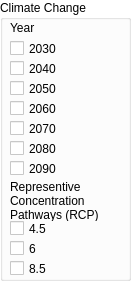
  <widget class="QGroupBox" name="groupBox_CC">
   <property name="geometry">
    <rect>
     <x>250</x>
     <y>60</y>
     <width>131</width>
     <height>281</height>
    </rect>
   </property>
   <property name="palette">
    <palette>
     <active>
      <colorrole role="WindowText">
       <brush brushstyle="SolidPattern">
        <color alpha="255">
         <red>0</red>
         <green>0</green>
         <blue>0</blue>
        </color>
       </brush>
      </colorrole>
      <colorrole role="Button">
       <brush brushstyle="SolidPattern">
        <color alpha="255">
         <red>255</red>
         <green>255</green>
         <blue>255</blue>
        </color>
       </brush>
      </colorrole>
      <colorrole role="Light">
       <brush brushstyle="SolidPattern">
        <color alpha="255">
         <red>255</red>
         <green>255</green>
         <blue>255</blue>
        </color>
       </brush>
      </colorrole>
      <colorrole role="Midlight">
       <brush brushstyle="SolidPattern">
        <color alpha="255">
         <red>255</red>
         <green>255</green>
         <blue>255</blue>
        </color>
       </brush>
      </colorrole>
      <colorrole role="Dark">
       <brush brushstyle="SolidPattern">
        <color alpha="255">
         <red>127</red>
         <green>127</green>
         <blue>127</blue>
        </color>
       </brush>
      </colorrole>
      <colorrole role="Mid">
       <brush brushstyle="SolidPattern">
        <color alpha="255">
         <red>170</red>
         <green>170</green>
         <blue>170</blue>
        </color>
       </brush>
      </colorrole>
      <colorrole role="Text">
       <brush brushstyle="SolidPattern">
        <color alpha="255">
         <red>0</red>
         <green>0</green>
         <blue>0</blue>
        </color>
       </brush>
      </colorrole>
      <colorrole role="BrightText">
       <brush brushstyle="SolidPattern">
        <color alpha="255">
         <red>255</red>
         <green>255</green>
         <blue>255</blue>
        </color>
       </brush>
      </colorrole>
      <colorrole role="ButtonText">
       <brush brushstyle="SolidPattern">
        <color alpha="255">
         <red>0</red>
         <green>0</green>
         <blue>0</blue>
        </color>
       </brush>
      </colorrole>
      <colorrole role="Base">
       <brush brushstyle="SolidPattern">
        <color alpha="255">
         <red>255</red>
         <green>255</green>
         <blue>255</blue>
        </color>
       </brush>
      </colorrole>
      <colorrole role="Window">
       <brush brushstyle="SolidPattern">
        <color alpha="255">
         <red>255</red>
         <green>255</green>
         <blue>255</blue>
        </color>
       </brush>
      </colorrole>
      <colorrole role="Shadow">
       <brush brushstyle="SolidPattern">
        <color alpha="255">
         <red>0</red>
         <green>0</green>
         <blue>0</blue>
        </color>
       </brush>
      </colorrole>
      <colorrole role="AlternateBase">
       <brush brushstyle="SolidPattern">
        <color alpha="255">
         <red>255</red>
         <green>255</green>
         <blue>255</blue>
        </color>
       </brush>
      </colorrole>
      <colorrole role="ToolTipBase">
       <brush brushstyle="SolidPattern">
        <color alpha="255">
         <red>255</red>
         <green>255</green>
         <blue>220</blue>
        </color>
       </brush>
      </colorrole>
      <colorrole role="ToolTipText">
       <brush brushstyle="SolidPattern">
        <color alpha="255">
         <red>0</red>
         <green>0</green>
         <blue>0</blue>
        </color>
       </brush>
      </colorrole>
     </active>
     <inactive>
      <colorrole role="WindowText">
       <brush brushstyle="SolidPattern">
        <color alpha="255">
         <red>0</red>
         <green>0</green>
         <blue>0</blue>
        </color>
       </brush>
      </colorrole>
      <colorrole role="Button">
       <brush brushstyle="SolidPattern">
        <color alpha="255">
         <red>255</red>
         <green>255</green>
         <blue>255</blue>
        </color>
       </brush>
      </colorrole>
      <colorrole role="Light">
       <brush brushstyle="SolidPattern">
        <color alpha="255">
         <red>255</red>
         <green>255</green>
         <blue>255</blue>
        </color>
       </brush>
      </colorrole>
      <colorrole role="Midlight">
       <brush brushstyle="SolidPattern">
        <color alpha="255">
         <red>255</red>
         <green>255</green>
         <blue>255</blue>
        </color>
       </brush>
      </colorrole>
      <colorrole role="Dark">
       <brush brushstyle="SolidPattern">
        <color alpha="255">
         <red>127</red>
         <green>127</green>
         <blue>127</blue>
        </color>
       </brush>
      </colorrole>
      <colorrole role="Mid">
       <brush brushstyle="SolidPattern">
        <color alpha="255">
         <red>170</red>
         <green>170</green>
         <blue>170</blue>
        </color>
       </brush>
      </colorrole>
      <colorrole role="Text">
       <brush brushstyle="SolidPattern">
        <color alpha="255">
         <red>0</red>
         <green>0</green>
         <blue>0</blue>
        </color>
       </brush>
      </colorrole>
      <colorrole role="BrightText">
       <brush brushstyle="SolidPattern">
        <color alpha="255">
         <red>255</red>
         <green>255</green>
         <blue>255</blue>
        </color>
       </brush>
      </colorrole>
      <colorrole role="ButtonText">
       <brush brushstyle="SolidPattern">
        <color alpha="255">
         <red>0</red>
         <green>0</green>
         <blue>0</blue>
        </color>
       </brush>
      </colorrole>
      <colorrole role="Base">
       <brush brushstyle="SolidPattern">
        <color alpha="255">
         <red>255</red>
         <green>255</green>
         <blue>255</blue>
        </color>
       </brush>
      </colorrole>
      <colorrole role="Window">
       <brush brushstyle="SolidPattern">
        <color alpha="255">
         <red>255</red>
         <green>255</green>
         <blue>255</blue>
        </color>
       </brush>
      </colorrole>
      <colorrole role="Shadow">
       <brush brushstyle="SolidPattern">
        <color alpha="255">
         <red>0</red>
         <green>0</green>
         <blue>0</blue>
        </color>
       </brush>
      </colorrole>
      <colorrole role="AlternateBase">
       <brush brushstyle="SolidPattern">
        <color alpha="255">
         <red>255</red>
         <green>255</green>
         <blue>255</blue>
        </color>
       </brush>
      </colorrole>
      <colorrole role="ToolTipBase">
       <brush brushstyle="SolidPattern">
        <color alpha="255">
         <red>255</red>
         <green>255</green>
         <blue>220</blue>
        </color>
       </brush>
      </colorrole>
      <colorrole role="ToolTipText">
       <brush brushstyle="SolidPattern">
        <color alpha="255">
         <red>0</red>
         <green>0</green>
         <blue>0</blue>
        </color>
       </brush>
      </colorrole>
     </inactive>
     <disabled>
      <colorrole role="WindowText">
       <brush brushstyle="SolidPattern">
        <color alpha="255">
         <red>127</red>
         <green>127</green>
         <blue>127</blue>
        </color>
       </brush>
      </colorrole>
      <colorrole role="Button">
       <brush brushstyle="SolidPattern">
        <color alpha="255">
         <red>255</red>
         <green>255</green>
         <blue>255</blue>
        </color>
       </brush>
      </colorrole>
      <colorrole role="Light">
       <brush brushstyle="SolidPattern">
        <color alpha="255">
         <red>255</red>
         <green>255</green>
         <blue>255</blue>
        </color>
       </brush>
      </colorrole>
      <colorrole role="Midlight">
       <brush brushstyle="SolidPattern">
        <color alpha="255">
         <red>255</red>
         <green>255</green>
         <blue>255</blue>
        </color>
       </brush>
      </colorrole>
      <colorrole role="Dark">
       <brush brushstyle="SolidPattern">
        <color alpha="255">
         <red>127</red>
         <green>127</green>
         <blue>127</blue>
        </color>
       </brush>
      </colorrole>
      <colorrole role="Mid">
       <brush brushstyle="SolidPattern">
        <color alpha="255">
         <red>170</red>
         <green>170</green>
         <blue>170</blue>
        </color>
       </brush>
      </colorrole>
      <colorrole role="Text">
       <brush brushstyle="SolidPattern">
        <color alpha="255">
         <red>127</red>
         <green>127</green>
         <blue>127</blue>
        </color>
       </brush>
      </colorrole>
      <colorrole role="BrightText">
       <brush brushstyle="SolidPattern">
        <color alpha="255">
         <red>255</red>
         <green>255</green>
         <blue>255</blue>
        </color>
       </brush>
      </colorrole>
      <colorrole role="ButtonText">
       <brush brushstyle="SolidPattern">
        <color alpha="255">
         <red>127</red>
         <green>127</green>
         <blue>127</blue>
        </color>
       </brush>
      </colorrole>
      <colorrole role="Base">
       <brush brushstyle="SolidPattern">
        <color alpha="255">
         <red>255</red>
         <green>255</green>
         <blue>255</blue>
        </color>
       </brush>
      </colorrole>
      <colorrole role="Window">
       <brush brushstyle="SolidPattern">
        <color alpha="255">
         <red>255</red>
         <green>255</green>
         <blue>255</blue>
        </color>
       </brush>
      </colorrole>
      <colorrole role="Shadow">
       <brush brushstyle="SolidPattern">
        <color alpha="255">
         <red>0</red>
         <green>0</green>
         <blue>0</blue>
        </color>
       </brush>
      </colorrole>
      <colorrole role="AlternateBase">
       <brush brushstyle="SolidPattern">
        <color alpha="255">
         <red>255</red>
         <green>255</green>
         <blue>255</blue>
        </color>
       </brush>
      </colorrole>
      <colorrole role="ToolTipBase">
       <brush brushstyle="SolidPattern">
        <color alpha="255">
         <red>255</red>
         <green>255</green>
         <blue>220</blue>
        </color>
       </brush>
      </colorrole>
      <colorrole role="ToolTipText">
       <brush brushstyle="SolidPattern">
        <color alpha="255">
         <red>0</red>
         <green>0</green>
         <blue>0</blue>
        </color>
       </brush>
      </colorrole>
     </disabled>
    </palette>
   </property>
   <property name="autoFillBackground">
    <bool>true</bool>
   </property>
   <property name="title">
    <string>Climate Change</string>
   </property>
   <widget class="QCheckBox" name="checkBox_2030">
    <property name="geometry">
     <rect>
      <x>10</x>
      <y>40</y>
      <width>70</width>
      <height>17</height>
     </rect>
    </property>
    <property name="text">
     <string>2030</string>
    </property>
   </widget>
   <widget class="QCheckBox" name="checkBox_2040">
    <property name="geometry">
     <rect>
      <x>10</x>
      <y>60</y>
      <width>70</width>
      <height>17</height>
     </rect>
    </property>
    <property name="text">
     <string>2040</string>
    </property>
   </widget>
   <widget class="QCheckBox" name="checkBox_2050">
    <property name="geometry">
     <rect>
      <x>10</x>
      <y>80</y>
      <width>70</width>
      <height>17</height>
     </rect>
    </property>
    <property name="text">
     <string>2050</string>
    </property>
   </widget>
   <widget class="QCheckBox" name="checkBox_2060">
    <property name="geometry">
     <rect>
      <x>10</x>
      <y>100</y>
      <width>70</width>
      <height>17</height>
     </rect>
    </property>
    <property name="text">
     <string>2060</string>
    </property>
   </widget>
   <widget class="QCheckBox" name="checkBox_2070">
    <property name="geometry">
     <rect>
      <x>10</x>
      <y>120</y>
      <width>70</width>
      <height>17</height>
     </rect>
    </property>
    <property name="text">
     <string>2070</string>
    </property>
   </widget>
   <widget class="QCheckBox" name="checkBox_2080">
    <property name="geometry">
     <rect>
      <x>10</x>
      <y>140</y>
      <width>70</width>
      <height>17</height>
     </rect>
    </property>
    <property name="text">
     <string>2080</string>
    </property>
   </widget>
   <widget class="QCheckBox" name="checkBox_2090">
    <property name="geometry">
     <rect>
      <x>10</x>
      <y>160</y>
      <width>70</width>
      <height>17</height>
     </rect>
    </property>
    <property name="text">
     <string>2090</string>
    </property>
   </widget>
   <widget class="QLabel" name="label_7">
    <property name="geometry">
     <rect>
      <x>10</x>
      <y>180</y>
      <width>121</width>
      <height>41</height>
     </rect>
    </property>
    <property name="frameShape">
     <enum>QFrame::NoFrame</enum>
    </property>
    <property name="text">
     <string>Representive Concentration Pathways (RCP)</string>
    </property>
    <property name="wordWrap">
     <bool>true</bool>
    </property>
   </widget>
   <widget class="QLabel" name="label_6">
    <property name="geometry">
     <rect>
      <x>10</x>
      <y>20</y>
      <width>81</width>
      <height>16</height>
     </rect>
    </property>
    <property name="frameShape">
     <enum>QFrame::NoFrame</enum>
    </property>
    <property name="text">
     <string>Year</string>
    </property>
   </widget>
   <widget class="QCheckBox" name="checkBox_45rcp">
    <property name="geometry">
     <rect>
      <x>10</x>
      <y>220</y>
      <width>70</width>
      <height>17</height>
     </rect>
    </property>
    <property name="text">
     <string>4.5</string>
    </property>
   </widget>
   <widget class="QCheckBox" name="checkBox_6rcp">
    <property name="geometry">
     <rect>
      <x>10</x>
      <y>240</y>
      <width>70</width>
      <height>17</height>
     </rect>
    </property>
    <property name="text">
     <string>6</string>
    </property>
   </widget>
   <widget class="QCheckBox" name="checkBox_85rcp">
    <property name="geometry">
     <rect>
      <x>10</x>
      <y>260</y>
      <width>70</width>
      <height>17</height>
     </rect>
    </property>
    <property name="text">
     <string>8.5</string>
    </property>
   </widget>
  </widget>
